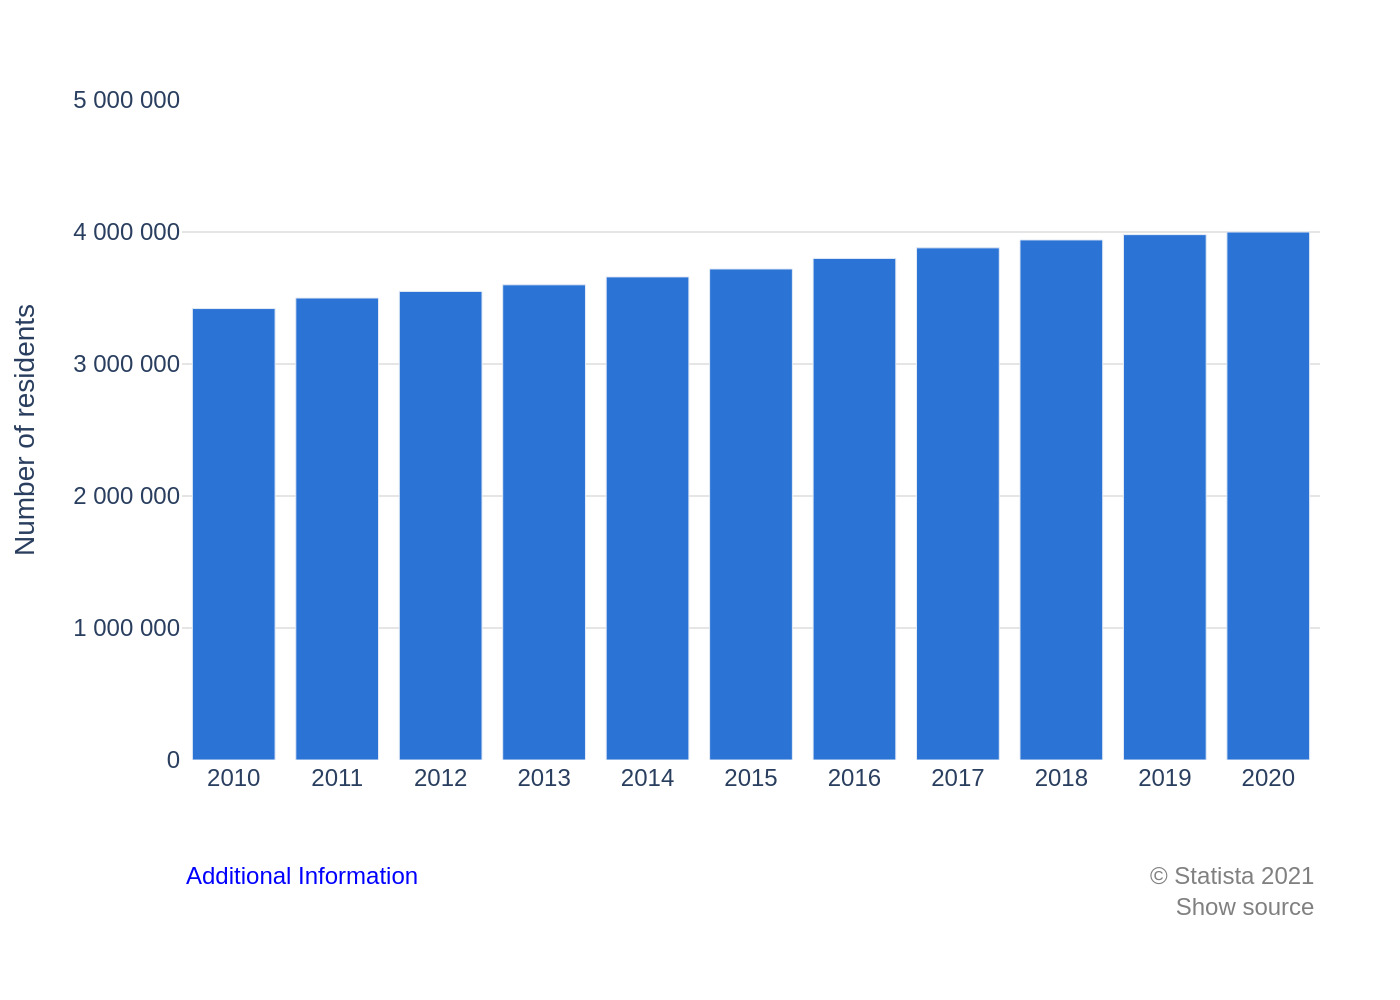

Python code for this plot:
import sys
import json
import pathlib
import plotly.graph_objects as go

if len(sys.argv) != 2:
    print("Usage: python script.py <path_to_json_file>")
    sys.exit(1)

json_path = sys.argv[1]

try:
    with open(json_path, 'r', encoding='utf-8') as f:
        chart_details = json.load(f)
except FileNotFoundError:
    print(f"Error: JSON file not found at {json_path}")
    sys.exit(1)
except json.JSONDecodeError:
    print(f"Error: Could not decode JSON from {json_path}")
    sys.exit(1)

chart_data = chart_details.get('chart_data', [])
texts = chart_details.get('texts', {})
colors = chart_details.get('colors', [])

fig = go.Figure()

fig.add_trace(go.Bar(
    x=[d['category'] for d in chart_data],
    y=[d['value'] for d in chart_data],
    marker_color=colors[0] if colors else None,
    name=''
))

annotations = []
if texts.get('source_left'):
    annotations.append(
        dict(
            xref="paper", yref="paper",
            x=0, y=-0.15,
            xanchor='left', yanchor='top',
            text=texts['source_left'],
            showarrow=False,
            font=dict(family="Arial", size=12, color="blue")
        )
    )

if texts.get('source_right'):
    annotations.append(
        dict(
            xref="paper", yref="paper",
            x=1, y=-0.15,
            xanchor='right', yanchor='top',
            align='right',
            text=texts['source_right'],
            showarrow=False,
            font=dict(family="Arial", size=12, color="grey")
        )
    )

fig.update_layout(
    title_text=texts.get('title'),
    yaxis_title_text=texts.get('y_axis_title'),
    xaxis_title_text=texts.get('x_axis_title'),
    font=dict(family="Arial", size=12),
    plot_bgcolor='white',
    paper_bgcolor='white',
    showlegend=False,
    margin=dict(l=80, r=40, t=50, b=120),
    yaxis=dict(
        showgrid=True,
        gridcolor='#e5e5e5',
        range=[0, 5000000],
        tickvals=[0, 1000000, 2000000, 3000000, 4000000, 5000000],
        ticktext=['0', '1 000 000', '2 000 000', '3 000 000', '4 000 000', '5 000 000'],
        zeroline=False
    ),
    xaxis=dict(
        showgrid=False,
        zeroline=True,
        zerolinecolor='black',
        zerolinewidth=1
    ),
    annotations=annotations
)

output_path = pathlib.Path(json_path).with_suffix('.png')
fig.write_image(str(output_path), scale=2)

print(f"Chart saved to {output_path}")
